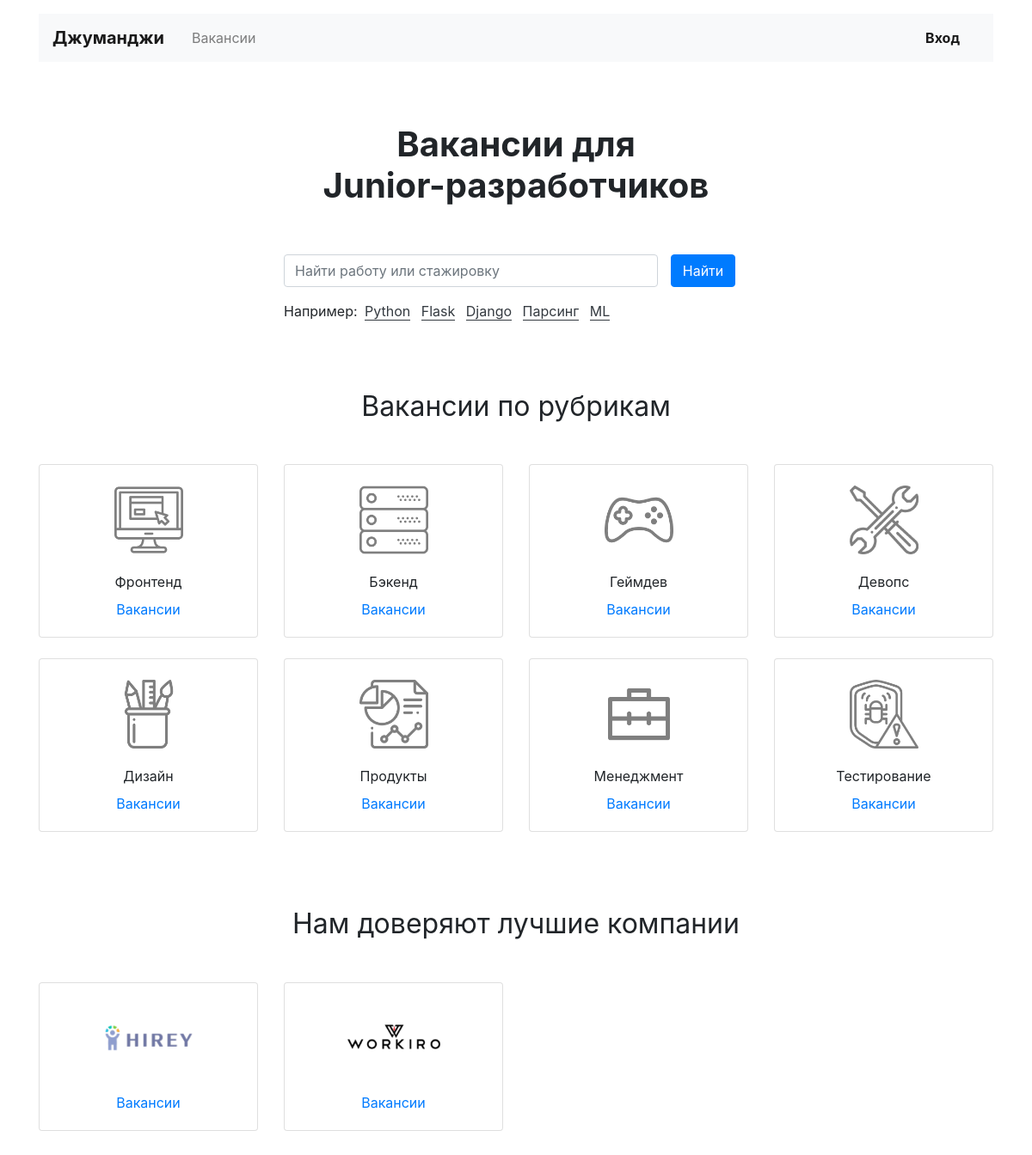
The page / on the database its author committed.
### work/models.py (models this page shows, shortened)
class Specialty(models.Model):
    code = models.CharField(max_length=50)
    title = models.CharField(max_length=50)
    picture = models.ImageField(default='https://place-hold.it/100x60', upload_to=MEDIA_SPECIALITY_IMAGE_DIR)

class Company(models.Model):
    name = models.CharField(max_length=50)
    location = models.CharField(max_length=50)
    logo = models.ImageField(default='https://place-hold.it/100x60', upload_to=MEDIA_COMPANY_IMAGE_DIR)
    description = models.TextField()
    employee_count = models.IntegerField()
    owner = models.OneToOneField(User, on_delete=models.CASCADE)

### work/views.py (the view)
# urls.py: path('', view.main_view, name='main'),
def main_view(request):
    specialities = mdl.Specialty.objects.all()
    companies = mdl.Company.objects.all()
    return render(request, "work/index.html", context={
        "specialities": specialities,
        "companies": companies,
    })

### work/templates/work/index.html
{% extends "work/base.html" %}
{% block content %}
  <main class="container mt-3">
    <section>
      <h1 class="h1 text-center mx-auto mt-4 py-5"><strong>Вакансии для <br>Junior-разработчиков</strong></h1>
      <div class="row">
        <div class="col-12 col-md-8 col-lg-6 offset-lg-3 offset-md-2">
          <form class="form-inline mb-3" enctype="multipart/form-data">
            <div class="form-group col-8 col-md-10 pl-0">
              <input class="form-control w-100" type="search" placeholder="Найти работу или стажировку" aria-label="Найти работу или стажировку">
            </div>
            <div class="form-group col-4 col-md-2 pl-0">
              <button class="btn btn-primary w-100" type="submit">Найти</button>
            </div>
          </form>
          <p>Например:
            <a href="#" class="text-dark border-bottom border-dark m-1 text-decoration-none">Python</a>
            <a href="#" class="text-dark border-bottom border-dark m-1 text-decoration-none">Flask</a>
            <a href="#" class="text-dark border-bottom border-dark m-1 text-decoration-none">Django</a>
            <a href="#" class="text-dark border-bottom border-dark m-1 text-decoration-none">Парсинг</a>
            <a href="#" class="text-dark border-bottom border-dark m-1 text-decoration-none">ML</a>
          </p>
        </div>
      </div>
    </section>
    <section class="mt-5 pt-3">
      <h2 class="h2 font-weight-normal text-center mb-5">Вакансии по рубрикам</h2>
      <div class="row mb-0">
        {% for spec in specialities %}
        <div class="col-6 col-md-6 col-lg-3">
          <div class="card pt-4 text-center mb-4">
            <img class="mx-auto d-block" src="{{ spec.picture }}" width="80" height="80" alt="">
            <div class="card-body">
              <p class="card-text mb-2">{{ spec.title }}</p>
              <p class="card-text"><a href="{% url 'vac_cat' spec.code %}">Вакансии</a></p>
            </div>
          </div>
        </div>
        {% endfor %}
      </div>
    </section>
    <section class="my-5 pt-3">
      <h2 class="h2 font-weight-normal text-center mb-5">Нам доверяют лучшие компании</h2>
      <div class="row mb-0">
        {% for comp in companies %}
        <div class="col-6 col-md-6 col-lg-3">
          <div class="card pt-4 text-center mb-4">
            <a href="{% url 'company' comp.id %}" style="max-width: 150px;" class="mx-auto d-block">
              <img class="mx-auto d-block mw-100" src="{{ comp.logo.url }}" alt="">
            </a>
            <div class="card-body">
              <p class="card-text"><a href="{% url 'company' comp.id %}">Вакансии</a></p>
            </div>
          </div>
        </div>
        {% endfor %}
      </div>
    </section>
  </main>
  {% endblock content %}

### rows shown on the page
Specialty: picture (picture), title "Фронтенд"
Specialty: picture (picture), title "Бэкенд"
Specialty: picture (picture), title "Геймдев"
Specialty: picture (picture), title "Девопс"
Specialty: picture (picture), title "Дизайн"
Specialty: picture (picture), title "Продукты"
Specialty: picture (picture), title "Менеджмент"
Specialty: picture (picture), title "Тестирование"
Company: logo (picture)
Company: logo (picture)
